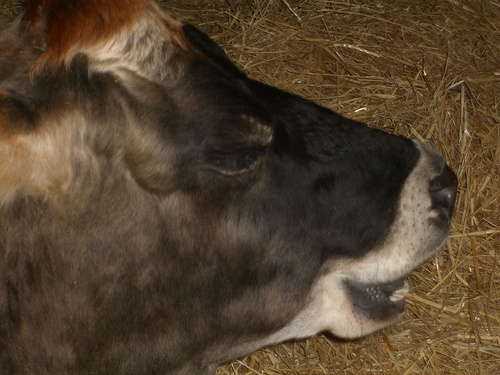
#> input picture src_phase2/VOCdevkit/VOC2007/JPEGImages/000462.jpg, 500 x 375 px; its folder holds only this picture in this run
$ python yolo_baseline_transform.py   (older library calls are emulated)
#> lines starting #> are read from the running program, lines starting #| are printed output that depends on the picture
### src_phase2/utils.py
import numpy as np
import pandas as pd
import random
from PIL import Image,ImageEnhance
from random import shuffle
import cv2
import matplotlib.pyplot as plt
# from skimage.measure import compare_ssim as ssim


# [7 lines left out: function shuffle_arr, not called in this run]


def change_brightness(image,brightness_factor):
    #change the brightness
    #brightness factor between (0,2) with 1 being original image
    brightness = ImageEnhance.Brightness(image)
    image = brightness.enhance(brightness_factor)
    return image

def change_contrast(image,contrast_factor):
    #change the contrast
    #contrast factor between (0,2) with 1 being original image
    contrast = ImageEnhance.Contrast(image)
    image = contrast.enhance(contrast_factor)
    return image

def change_color(image,color_factor):
    #change the color
    #color factor between (0,2) with 1 being original image
    color = ImageEnhance.Color(image)
    image = color.enhance(color_factor)
    return image

def change_sharpness(image,sharpness_factor):
    #change the sharpness
    #sharpness factor between (0,2) with 1 being original image
    sharpness = ImageEnhance.Sharpness(image)
    image = sharpness.enhance(sharpness_factor)
    return image


# [29 lines left out: functions read, mse, not called in this run]


#
# def compare_images(imageA, imageB,show=False):
#     '''
#      compute the mean squared error and structural similarity
#      index for the images
#     '''
#     m1,m2,m3 = mse(imageA, imageB)
#     s = ssim(imageA, imageB,multichannel=True)
#     if show==True:
#         fig=plt.figure()
#         # setup the figure
#         plt.suptitle("MSE: %.2f  %.2f  %.2f SSIM: %.2f" % (m1,m2,m3,s))
#
#         # show first image
#         ax = fig.add_subplot(1, 2, 1)
#         plt.imshow(imageA, cmap = plt.cm.gray)
#         plt.axis("off")
#
#         # show the second image
#         ax = fig.add_subplot(1, 2, 2)
#         plt.imshow(imageB, cmap = plt.cm.gray)
#         plt.axis("off")
#
#         # show the images
#         plt.show()
#
#     return m1,m2,m3,s
#
def letterbox_image(img, inp_dim):
    '''resize image with unchanged aspect ratio using padding'''
    img_w, img_h = img.shape[1], img.shape[0]
    w, h = inp_dim
    new_w = int(img_w * min(w/img_w, h/img_h))
    new_h = int(img_h * min(w/img_w, h/img_h))
    resized_image = cv2.resize(img, (new_w,new_h), interpolation = cv2.INTER_CUBIC)
    canvas = np.full((inp_dim[1], inp_dim[0], 3), 128)

    canvas[(h-new_h)//2:(h-new_h)//2 + new_h,(w-new_w)//2:(w-new_w)//2 + new_w,  :] = resized_image

    return canvas,new_w,new_h

def synthetic_change(img,action_table_synth,flag):

    if flag==1:
        act = random.choice(action_table_synth) #choose a random change in the image(synthetic)
        change_img = change_brightness(img,act)

    #change the color
    elif flag==0:
        act = random.choice(action_table_synth)
        change_img = change_color(img,act)

    elif flag==2:
        act1 = random.choice(action_table_synth) #choose a random change in the image(synthetic)
        change_img = change_brightness(img,act1)

        act2 = random.choice(action_table_synth)
        change_img = change_color(change_img,act2)

        act3 = random.choice(action_table_synth)
        change_img = change_contrast(change_img,act3)

        act4 = random.choice(action_table_synth)
        change_img = change_sharpness(change_img,act4)

        act=[act1,act2,act3,act4]
    #
    return change_img,act


# [24 lines left out: function get_iou, not called in this run]

def load_classes(namesfile):
    fp = open(namesfile, "r")
    names = fp.read().split("\n")[:-1]
    return names

# [54 lines left out: functions getResizedBB, get_F1, not called in this run]

### src_phase2/Yolo_detect.py
from __future__ import division
import time
import torch
import torch.nn as nn
from torch.autograd import Variable
import numpy as np
import cv2
from util import *
from darknet import Darknet
from preprocess import inp_to_image
import pandas as pd
import random
import argparse
import pickle as pkl
import matplotlib.pyplot as plt

# [59 lines left out: functions prep_image, letterbox_image, write, arg_parse, not called in this run]

class Detector():
    def __init__(self,confidence,nms_thresh,reso,image):
        self.cfgfile = "cfg/yolov3.cfg"
        self.weightsfile = "yolov3.weights"
        self.num_classes = 80
        self.confidence = confidence
        self.nms_thresh = nms_thresh
        self.reso = reso
        self.image = image
    def detector(self):
        CUDA = torch.cuda.is_available()
        bbox_attrs = 5 + self.num_classes
        model = Darknet(self.cfgfile)
        model.load_weights(self.weightsfile)
        model.net_info["height"] = self.reso
        inp_dim = int(model.net_info["height"])
        assert inp_dim % 32 ==0
        assert inp_dim >32
        if CUDA:
            model.cuda()
        model.eval()
        img, orig_im, dim ,f,g= prep_image(self.image,inp_dim)
        im_dim = torch.FloatTensor(dim).repeat(1,2)

        if CUDA:
            im_dim = im_dim.cuda()
            img = img.cuda()
        # print(img)

        output = model(Variable(img), CUDA)
        # print('Output')
        # print((output))
        output = write_results(output, self.confidence, self.num_classes, nms = True, nms_conf = self.nms_thresh)
        if type(output) == int:
            output = torch.tensor(np.zeros((1,8)))

        output[:,1:5] = torch.clamp(output[:,1:5], 0.0, float(inp_dim))/float(inp_dim)

#            im_dim = im_dim.repeat(output.size(0), 1)
        output[:,[1,3]] *= self.image.shape[1]
        output[:,[2,4]] *= self.image.shape[0]


        classes = load_classes('data/coco.names')
        colors = pkl.load(open("pallete", "rb"))

        # list(map(lambda x: write(x, orig_im), output))

        # print(output)
        return output
        # im=np.reshape(img.numpy()[0,:,:,:],(inp_dim,inp_dim,3))


# d=Detector(0.5,0.3,416,image)
# d.detector()


### src_phase2/yolo_baseline_transform.py
'''
To check average reward (weighted mean of iou and F1)
for YOLO without alteration in images.
'''
import argparse
import numpy as np
import matplotlib.pyplot as plt
from PIL import Image,ImageEnhance
import os
import random
import torch
import torch.nn as nn
import torch.nn.functional as F
import torch.optim as optim
from torch.distributions import Categorical
#from Policy2 import *   ##### modified Policy2.py to Policy3.py
# from Policy2 import *
from utils import *
from skimage.measure import compare_ssim as ssim
from tqdm import tqdm
from resnet_policy import resnet18
from Yolo_detect import Detector
import pandas as pd

parser = argparse.ArgumentParser(description='PyTorch REINFORCE')
parser.add_argument('--gamma', type=float, default=0.99, metavar='G',
                    help='discount factor (default: 0.99)')
parser.add_argument('--seed', type=int, default=1234, metavar='N',
                    help='random seed (default: 123)')
parser.add_argument('--confidence',type=float,default=0.5,
                    help='Confidence Threshold for Object Detection(YOLO)')
parser.add_argument('--nms_thresh',type=float,default=0.3,
                    help='Non Maximal Suppression Threshold for YOLO')
parser.add_argument('--reso',type=int,default=416,
                    help='Resolution of Image to be fed into YOLO for detection keeping the Aspect Ration constant')
parser.add_argument('--image_filepath',type=str,default='VOCdevkit/VOC2007/',
                    help='VOC Dataset')   # 'VOCdevkit_test/VOC2007/' for test
parser.add_argument('--iou_threshold',type=float,default=0.5,
                    help='Threshold for IOU to determine if object is detected or not')
parser.add_argument('--alpha',type=float,default=0.5,
                    help='IOU Weight for reward --> r=alpha*(iou)+(1-alpha)*F1')
parser.add_argument('--label_path',type=str,default='labels.csv',
                    help='Filepath to labels.csv')
parser.add_argument('--epochs',type=int,default=1,
                    help='Number of epochs')

args = parser.parse_args()
df=pd.read_csv('labels.csv')  # 'labels_test.csv' for test
#> (reads src_phase2/labels.csv from the repository)
image_filepath=args.image_filepath+str('JPEGImages/') #train images are here
annotations_filepath=args.image_filepath+str('Annotations/') # test images are here
num_images=len(os.listdir(image_filepath))  # total number of images in the dataset
classes = load_classes('data/coco.names')
#> (reads src_phase2/data/coco.names from the repository)
eps = np.finfo(np.float32).eps.item()
action_table_synth=np.linspace(0.05,2,40) # to synthetically change the images

###########################################################################

def main():
    for epochs in range(args.epochs):
        reward_arr=[]
        iou_arr=[]
        F1_arr=[]
        TP_total=0
        FN_total=0
        FP_total=0
        gnd_total=0
        for episodes in tqdm(range(len(os.listdir(image_filepath)))):
        # for episodes in tqdm(range(2)):
            img_name = os.listdir(image_filepath)[episodes] # eg: 000005.jpg
            img = Image.open(image_filepath+img_name)
#> img is the input picture: PIL image 500x375 RGB; mean R, G, B 83.2, 66.1, 46.1
            orig_img_arr = np.array(img)
            orig_img_arr_lr, w, h = letterbox_image(orig_img_arr,(args.reso,args.reso)) #resized image by keeping aspect ratio same
#> in letterbox_image, `canvas[(h-new_h)//2:(h-new_h)//2 + new_h,(w-new_w)//2:(w-new_w)//2 + n..`:
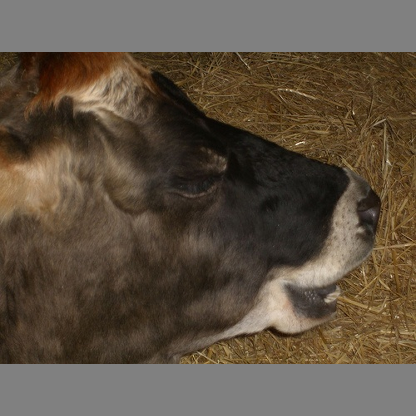
#> canvas: shape (416, 416, 3) int64; mean R, G, B 94.4, 81.6, 66.5
#> w = 416; h = 312
            x = Image.fromarray(orig_img_arr_lr.astype('uint8'), 'RGB')
            orig_img_arr=np.array(x)

            ### change the image
            change_img , act = synthetic_change(img,action_table_synth,2)
#> in change_brightness, `image = brightness.enhance(brightness_factor)`:
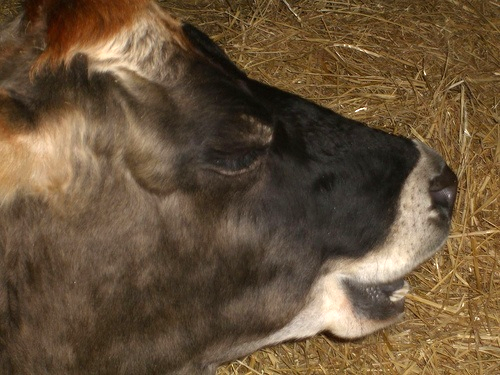
#> image: PIL image 500x375 RGB; mean R, G, B 103.6, 82.3, 57.2
#> in change_color, `image = color.enhance(color_factor)`:
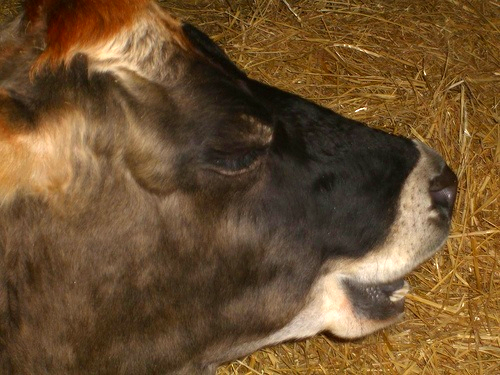
#> image: PIL image 500x375 RGB; mean R, G, B 109.3, 80.4, 46.9
#> in change_contrast, `image = contrast.enhance(contrast_factor)`:
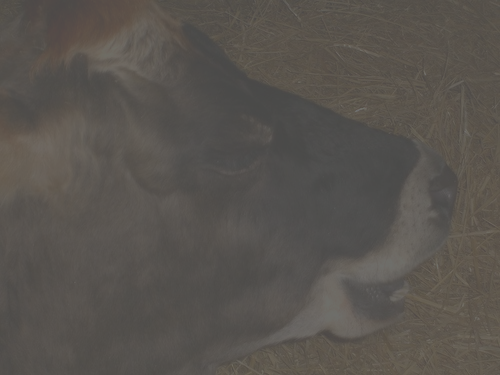
#> image: PIL image 500x375 RGB; mean R, G, B 88.2, 83.8, 78.8
#> act = [1.25, 1.35, 0.15, 0.85]
            #convert to array
            change_img_arr = np.array(change_img)
            change_img_arr, w, h= letterbox_image(change_img_arr,(args.reso,args.reso))
#> call 2 of letterbox_image, with inp_dim = (416, 416)
#> in letterbox_image (call 2), `canvas[(h-new_h)//2:(h-new_h)//2 + new_h,(w-new_w)//2:(w-new_w)//2 + n..`:
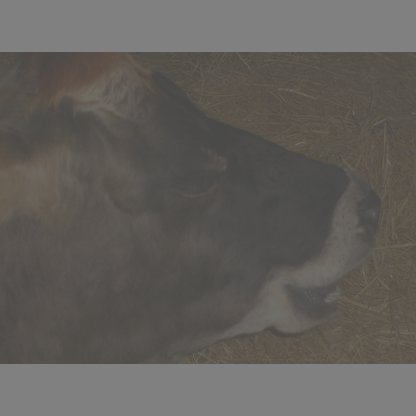
#> canvas: shape (416, 416, 3) int64; mean R, G, B 98, 94.7, 91
            x = Image.fromarray(change_img_arr.astype('uint8'), 'RGB')
            change_img_arr=np.array(x)

            plt.imshow(orig_img_arr)
            plt.title('Original Image')
            plt.show()
            plt.imshow(change_img_arr)
            plt.title('Changed Image')
            plt.show()

            # plt.imshow(orig_img_arr)
            # plt.show()
            detector = Detector(args.confidence,args.nms_thresh,args.reso,change_img_arr)
            d=detector.detector()

            # get ground truths
            ground_truth_df = df[df['filename'] == img_name]
            ground_truth_arr=[]
            for i in range(len(ground_truth_df)):
                ground_truth_arr.append(ground_truth_df.iloc[i][1:])
            ground_truth_arr=np.array(ground_truth_arr)

            # rearrange gnd truth array to [xmin,ymin,xmax,ymax,width,height,class] and get resized bboxes
            resized_gnd_truth_arr=np.copy(ground_truth_arr)
            for i in range(len(ground_truth_arr)):
                arr=ground_truth_arr[i][:4]
                t=getResizedBB(arr,h,w,orig_img_arr.shape[0],orig_img_arr.shape[1],args.reso)
                resized_gnd_truth_arr[i][:4]=np.array(t)

            # rearrange predicted arrays and get class name from number
            pred = np.array(d)
            pred_arr=[]
            for i in range(len(pred)):
                arr=list(pred[i][1:5])
                arr.append(classes[int(pred[i][-1])])
                arr=np.array(arr)
                pred_arr.append(arr)
            pred_arr=np.array(pred_arr)

            # get F1 Score
            # get IOU average of all detected objects
            gd_len=len(resized_gnd_truth_arr)
            gnd_total+=gd_len
            TP,FP,FN,iou = get_F1(resized_gnd_truth_arr,pred_arr,args.iou_threshold)
            TP_total+=TP
            FN_total+=FN
            FP_total+=FP
            # reward=np.mean(IOU+F1_score) #to make sure everything is in 0-1 range
            recall = TP/(TP+FN+eps)
            precision = TP/(TP+FP+eps)
            F1 = 2*recall*precision/(precision+recall+eps)
            if len(iou)>0: #### if no detections then iou=[]
                iou_reward = np.mean(iou)
                iou_arr.append(np.mean(iou))
            else:
                iou_reward = 0
            reward = args.alpha*(iou_reward)+(1-args.alpha)*F1
            reward_arr.append(reward)

            # print(f'Episode:{episodes}\t Reward:{reward}')

        print('#'*50)
        print()
        print('Epoch:%d'%(epochs+1))
        print('Mean Reward:%f '%(np.mean(reward_arr)))
        print('Total True Positives:%d'%(TP_total))
        print('Total False Positives:%d'%(FP_total))
        print('Total False Negatives:%d'%(FN_total))
        print('Total ground truth images:%d'%(gnd_total))
        print('Mean IOU score:%f'%(np.mean(iou_arr)))
        print()
        print('#'*50)
        print()


if __name__ == '__main__':
    main()
#> (the call stopped at in detector, `CUDA = torch.cuda.is_available()`: torch is not available in this run)
